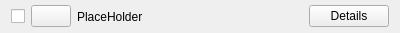
<?xml version="1.0" encoding="UTF-8"?>
<ui version="4.0">
 <class>RenderModelControlWidget</class>
 <widget class="QWidget" name="RenderModelControlWidget">
  <property name="geometry">
   <rect>
    <x>0</x>
    <y>0</y>
    <width>400</width>
    <height>33</height>
   </rect>
  </property>
  <property name="sizePolicy">
   <sizepolicy hsizetype="Minimum" vsizetype="Minimum">
    <horstretch>0</horstretch>
    <verstretch>0</verstretch>
   </sizepolicy>
  </property>
  <property name="windowTitle">
   <string>Form</string>
  </property>
  <layout class="QHBoxLayout" name="horizontalLayout_2">
   <property name="topMargin">
    <number>5</number>
   </property>
   <property name="bottomMargin">
    <number>5</number>
   </property>
   <item>
    <widget class="QCheckBox" name="visibleCheckBox">
     <property name="sizePolicy">
      <sizepolicy hsizetype="Fixed" vsizetype="Fixed">
       <horstretch>0</horstretch>
       <verstretch>0</verstretch>
      </sizepolicy>
     </property>
     <property name="text">
      <string/>
     </property>
    </widget>
   </item>
   <item>
    <widget class="QPushButton" name="colorPushButton">
     <property name="sizePolicy">
      <sizepolicy hsizetype="Fixed" vsizetype="Fixed">
       <horstretch>0</horstretch>
       <verstretch>0</verstretch>
      </sizepolicy>
     </property>
     <property name="text">
      <string/>
     </property>
    </widget>
   </item>
   <item>
    <widget class="QLabel" name="nameLabel">
     <property name="sizePolicy">
      <sizepolicy hsizetype="Minimum" vsizetype="Minimum">
       <horstretch>0</horstretch>
       <verstretch>0</verstretch>
      </sizepolicy>
     </property>
     <property name="text">
      <string>PlaceHolder</string>
     </property>
    </widget>
   </item>
   <item>
    <widget class="QPushButton" name="settingsPushButton">
     <property name="sizePolicy">
      <sizepolicy hsizetype="Fixed" vsizetype="Fixed">
       <horstretch>0</horstretch>
       <verstretch>0</verstretch>
      </sizepolicy>
     </property>
     <property name="text">
      <string>Details</string>
     </property>
    </widget>
   </item>
  </layout>
 </widget>
 <resources/>
 <connections/>
</ui>
